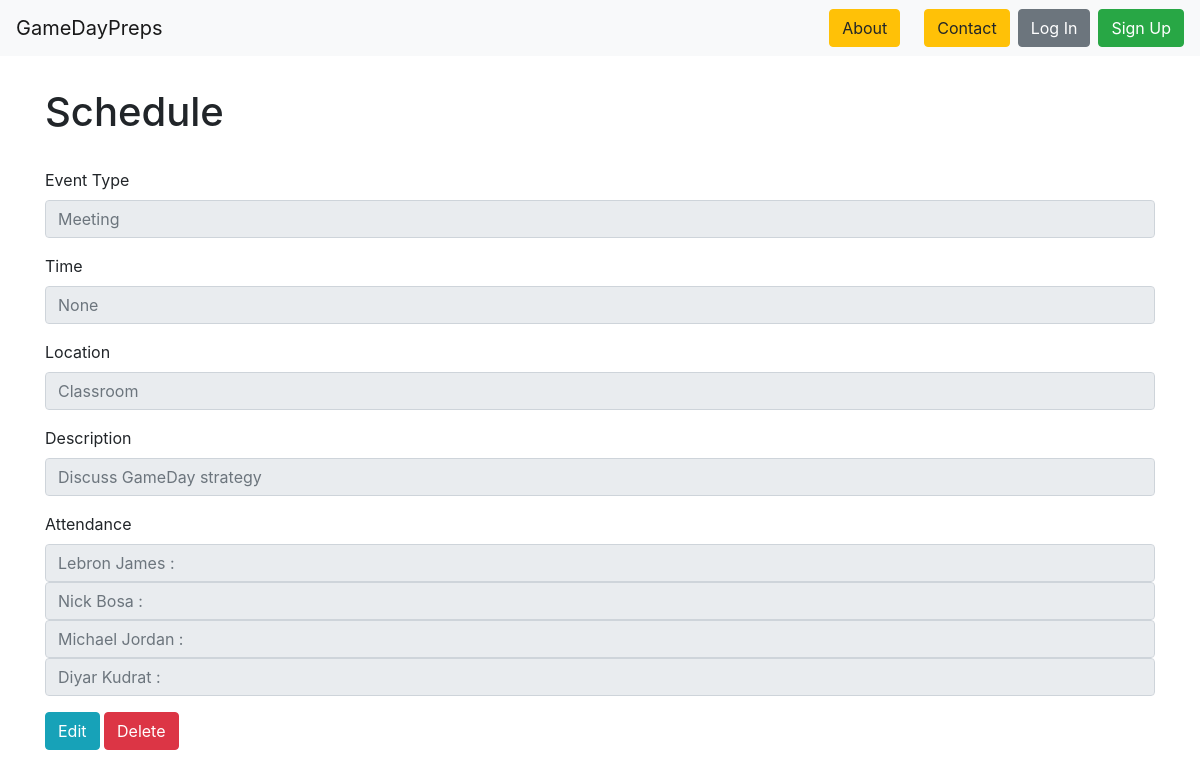
Before: /events/4/ with the older database file.
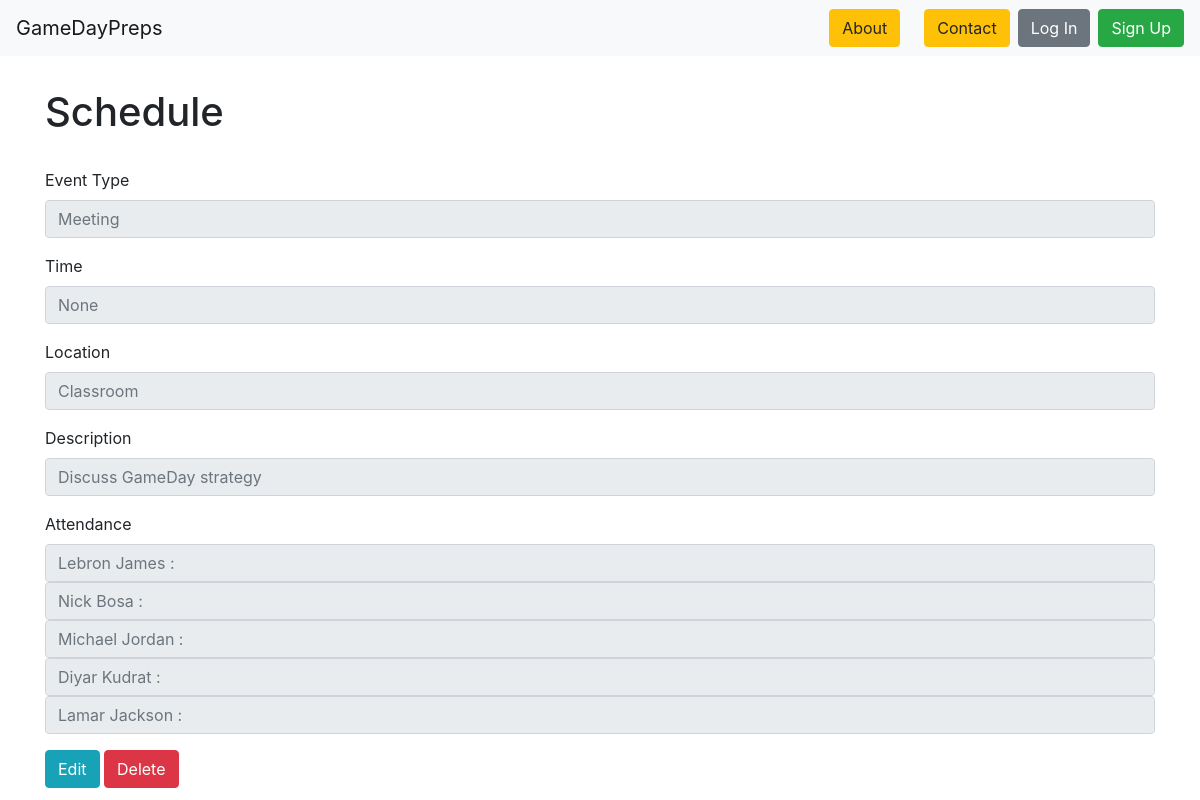
After: the same page with the newer database file.
### roster/models.py (models this page shows)
class Player(models.Model):
    first_name = models.CharField(max_length=50)
    last_name = models.CharField(max_length=50)
    position = models.CharField(max_length=25)
    grade = models.CharField(max_length=50, choices=school_grade_choices, blank=True)
    jersey_number = models.CharField(max_length=3, null=True)
    def __str__(self):
        return self.first_name + ' ' + self.last_name

### events/views.py (the view)
# urls.py: path('<int:pk>/', EventDetailView.as_view(), name='event-detail-page'),
class EventDetailView(View):
    def get(self, request, *args, **kwargs):
        event = get_object_or_404(Event, pk=kwargs['pk'])
        members = Player.objects.all()
        context = {'event': event, 'members': members}
        return render(request, 'events_detail.html', context)

### roster/templates/events_detail.html
{% extends 'base.html' %}
{% block content %}
<h1>Schedule</h1>
<br>
<form>
    <fieldset disabled>
        <div class="form-group">
        <label>Event Type</label>
        <input type="text" class="form-control" placeholder="{{ event.event_type }}">
        </div>
        <div class="form-group">
        <label>Time</label>
        <input type="text" class="form-control" placeholder="{{ event.time }}">
        </div>
        <div class="form-group">
            <label>Location</label>
            <input type="text" class="form-control" placeholder="{{ event.location }}">
        </div>
        <div class="form-group">
            <label>Description</label>
            <input type="text" class="form-control" placeholder="{{ event.description }}">
        </div>
        <div class="form-group">
            <label>Attendance</label>
            {% for member in members %}
            <input type="text" class="form-control" placeholder="{{ member }} : {{ member.attendance_status }}">
            {% endfor %}
        </div>
    </fieldset>
    <a class="btn btn-info" href="{% url 'edit-event-page' event.id %}" role="button">Edit</a>
    <a class="btn btn-danger" href="{% url 'event-delete-page' event.id %}" role="button">Delete</a>
  </form>
{% endblock %}

Changed rows visible on the page:
added Player: first_name+last_name "Lamar Jackson :"
